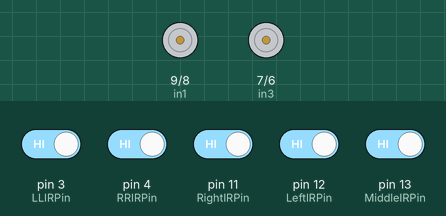
The sketch below on a simulated Arduino Uno, built with avr-gcc and run on an emulated ATmega328P. Shown: motor-driver pin pairs drawn as motors (green arrow = first pin HIGH = forward, orange = second pin HIGH = backward, longer = more drive, scaled by the enable pin). Inputs (shaded band) come from the test bench; at power-on: pin 3 (LLIRPin), pin 4 (RRIRPin), pin 11 (RightIRPin), pin 12 (LeftIRPin), pin 13 (MiddleIRPin) HIGH.

Above: at 1.2 s.
1.3 s: pin 3 (LLIRPin) driven LOW
At 2.2 s:
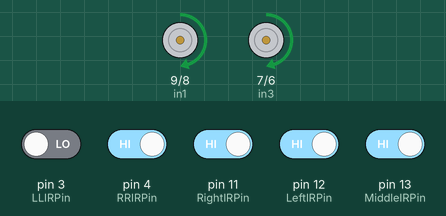
2.8 s: pin 4 (RRIRPin) driven LOW
At 3.3 s:
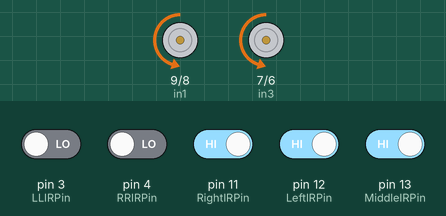
4.3 s: pin 4 (RRIRPin) driven HIGH
At 5.5 s:
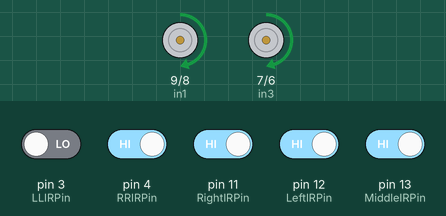
5.8 s: pin 3 (LLIRPin) driven HIGH and pin 11 (RightIRPin) driven LOW
At 6.8 s:
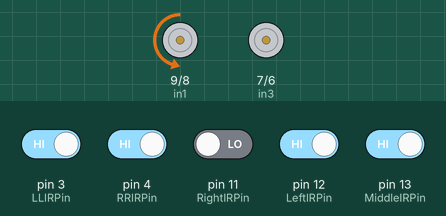
7.3 s: pin 11 (RightIRPin) driven HIGH and pin 12 (LeftIRPin) driven LOW
At 8.0 s:
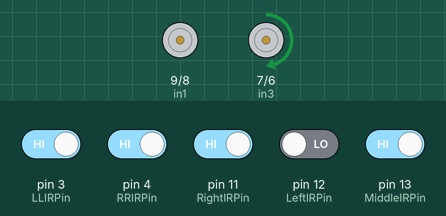
Timing chart, 0 to 9.8 s (numbered marks = the images above; inputs shaded):
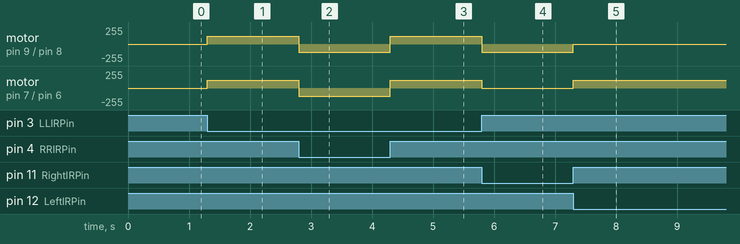

Measured:
- after the input at 1.3 s, motor on pin 9 (in1) / pin 8 (in2), motor on pin 7 (in3) / pin 6 (in4): stopped → forward 120/255 at once
- after the input at 2.8 s, motor on pin 9 (in1) / pin 8 (in2), motor on pin 7 (in3) / pin 6 (in4): forward 120/255 → backward 120/255 at once
- after the input at 4.3 s, motor on pin 9 (in1) / pin 8 (in2), motor on pin 7 (in3) / pin 6 (in4): backward 120/255 → forward 120/255 at once
- after the input at 5.8 s, motor on pin 9 (in1) / pin 8 (in2): forward 120/255 → backward 120/255 at once; motor on pin 7 (in3) / pin 6 (in4): forward 120/255 → stopped at once
- after the input at 7.3 s, motor on pin 9 (in1) / pin 8 (in2): backward 120/255 → stopped at once; motor on pin 7 (in3) / pin 6 (in4): stopped → forward 120/255 at once

The sketch:

03_SimpleLineFollower.ino
```cpp
/*
Simple line follower program using:
- Arduino Uno
- L298N motor driver
- 2 DC motors
- 5 x IR sensor

Created by Asep Nurul Haq.
*/

// MOTOR PIN ASSIGNMENTS
// Left motor
int enA = 10;  //Remove jumper and plug to outer pin of ENA
int in1 = 9;
int in2 = 8;

// Right motor
int in3 = 7;
int in4 = 6;
int enB = 5;  //Remove jumper and plug to outer pin of ENB

// IR PIN ASSIGNMENTS
int MiddleIRPin = 13;
int RightIRPin = 11;
int LeftIRPin = 12;
int RRIRPin = 4; //Most right IR
int LLIRPin =3; // Most left IR
int MiddleIR;
int RightIR;
int LeftIR;
int RRIR;
int LLIR;

// SET VARIABLES
int speedValue = 120;
int halfSpeed = speedValue/2;
int delayValue = 3000;

void setup()
{
  // Make IR as input
  pinMode(RRIRPin, INPUT);
  pinMode(LLIRPin, INPUT);
  pinMode(MiddleIRPin, INPUT);
  pinMode(RightIRPin, INPUT);
  pinMode(LeftIRPin, INPUT);
  // Make motor as output
  pinMode(enA,OUTPUT);
  pinMode(in1,OUTPUT);
  pinMode(in2,OUTPUT);
  pinMode(in3,OUTPUT);
  pinMode(in4,OUTPUT);
  pinMode(enB,OUTPUT);
}


void loop()
{

// Read value of IR
RRIR=digitalRead(RRIRPin);
LLIR=digitalRead(LLIRPin);
MiddleIR=digitalRead(MiddleIRPin);
RightIR=digitalRead(RightIRPin);
LeftIR=digitalRead(LeftIRPin);

// Move according to IR status
  if (RRIR==0)
    sharpRight();
  else if (LLIR==0)
    sharpLeft();
  else if ((RightIR==0 && LeftIR ==1)==1)
    moveRight();
  else if ((LeftIR==0 && RightIR==1)==1)
    moveLeft();
  else if ((MiddleIR==0 && LeftIR==1 && RightIR == 1)==1)
    moveForward();
}

void moveForward(void)
{
  digitalWrite(in3,HIGH);
  digitalWrite(in4,LOW);
  analogWrite(enB,speedValue);
  digitalWrite(in2,HIGH);
  digitalWrite(in1,LOW);
  analogWrite(enA,speedValue);
}

void moveRight(void)
{
  digitalWrite(in3,HIGH);
  digitalWrite(in4,LOW);
  analogWrite(enB,0);
  digitalWrite(in2,HIGH);
  digitalWrite(in1,LOW);
  analogWrite(enA,speedValue);
}

void moveLeft(void)
{
  digitalWrite(in3,HIGH);
  digitalWrite(in4,LOW);
  analogWrite(enB,speedValue);
  digitalWrite(in2,HIGH);
  digitalWrite(in1,LOW);
  analogWrite(enA,0);
}

void sharpRight(void)
{
  digitalWrite(in3,LOW);
  digitalWrite(in4,HIGH);
  analogWrite(enB,speedValue);
  digitalWrite(in2,HIGH);
  digitalWrite(in1,LOW);
  analogWrite(enA,speedValue);
}

void sharpLeft(void)
{
  digitalWrite(in3,HIGH);
  digitalWrite(in4,LOW);
  analogWrite(enB,speedValue);
  digitalWrite(in2,LOW);
  digitalWrite(in1,HIGH);
  analogWrite(enA,speedValue);
}

/*
void moveBack(void)
{
  digitalWrite(in3,LOW);
  digitalWrite(in4,HIGH);
  analogWrite(enB,speedValue);
  digitalWrite(in2,LOW);
  digitalWrite(in1,HIGH);
  analogWrite(enA,halfSpeed);
}

void moveStop(void)
{
  digitalWrite(in1,LOW);
  digitalWrite(in2,LOW);
  digitalWrite(in3,LOW);
  digitalWrite(in4,LOW);
}
*/
```
